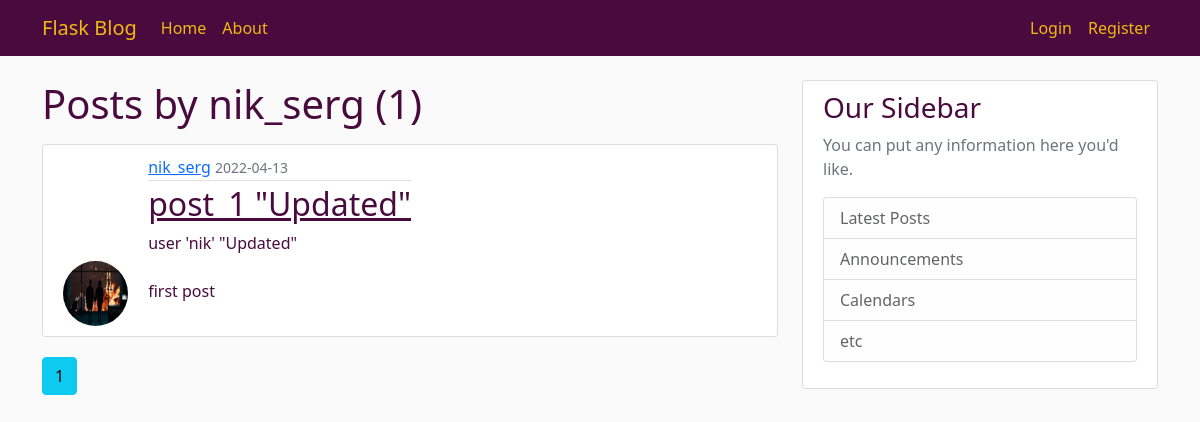
Before: /user/nik_serg with the older database file.
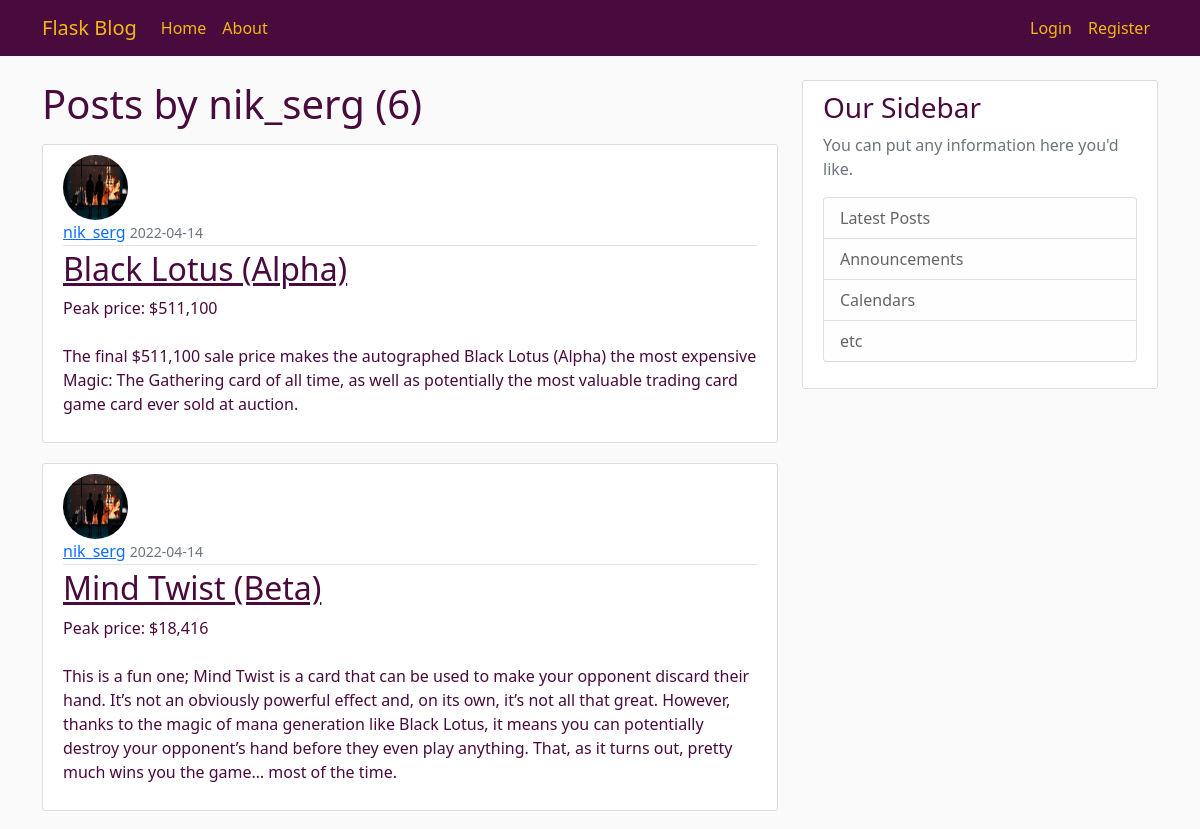
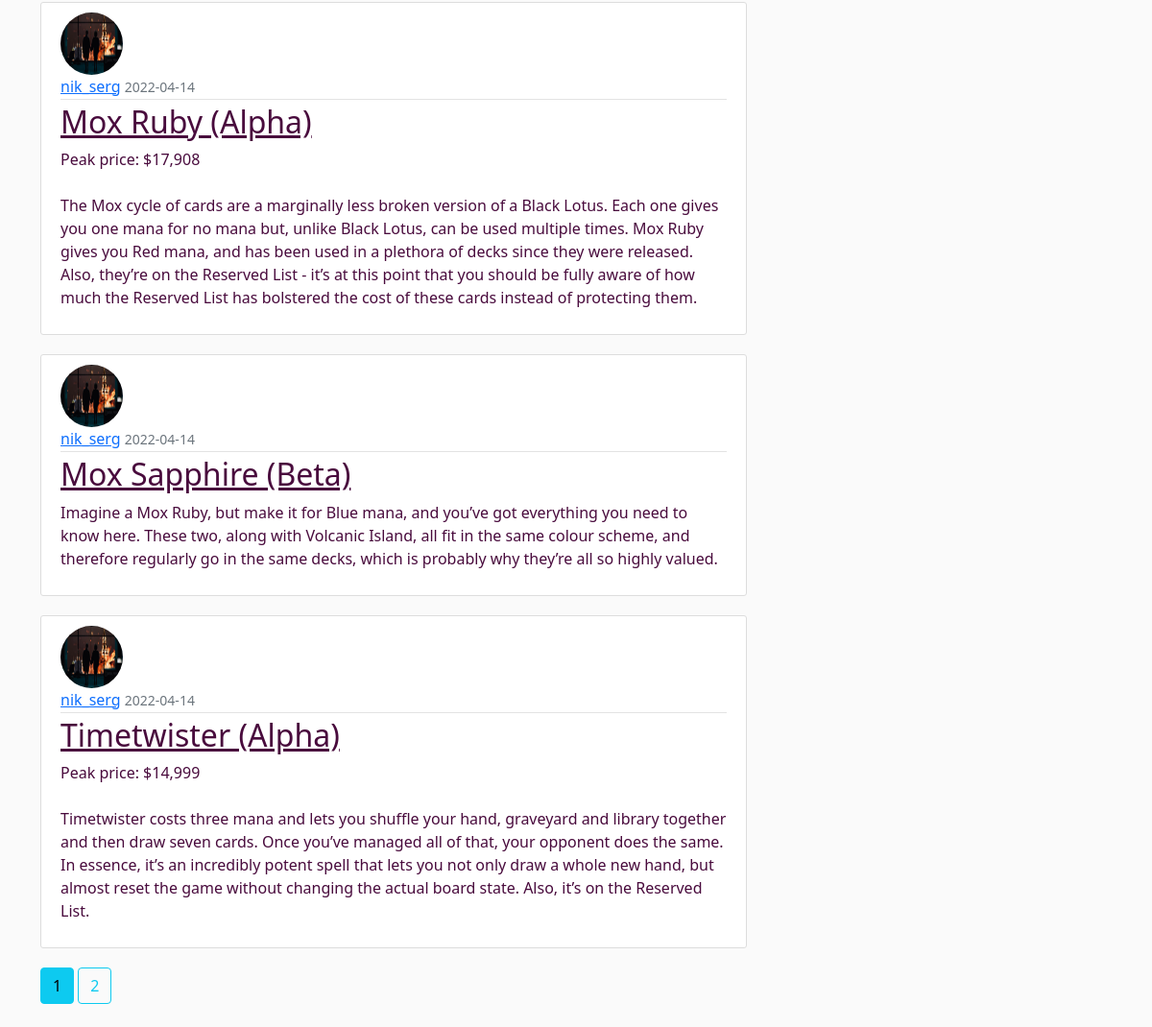
After: the same page with the newer database file (2 pictures, top to bottom).
### flaskblog/models.py (models this page shows, shortened)
class Post(db.Model):
    id = db.Column(db.Integer, primary_key=True)
    title = db.Column(db.String(100), nullable=False)
    date_posted = db.Column(db.DateTime, nullable=False, default=datetime.utcnow)
    content = db.Column(db.Text, nullable=False)
    user_id = db.Column(db.Integer, db.ForeignKey('user.id'), nullable=False)

class User(db.Model, UserMixin):
    id = db.Column(db.Integer, primary_key=True)
    username = db.Column(db.String(20), unique=True, nullable=False)
    email = db.Column(db.String(120), unique=True, nullable=False)
    image_file = db.Column(db.String(20), nullable=False, default='default.jpg')
    password = db.Column(db.String(60), nullable=False)
    posts = db.relationship('Post', backref='author', lazy=True)

### flaskblog/users/routes.py (the view)
@users.route("/user/<string:username>")
def user_posts(username):
    page = request.args.get('page', default=1, type=int)
    user = User.query.filter_by(username=username).first_or_404()
    posts = Post.query.filter_by(author=user)\
        .order_by(Post.date_posted.desc())\
        .paginate(page=page, per_page=5, error_out=False)
    return render_template('user_posts.html', posts=posts, user=user)

### flaskblog/templates/user_posts.html (shortened to what this page needs)
{% extends "layout.html" %}
{% block content %}
<h1 class="mb-3">Posts by {{ user.username }} ({{ posts.total }})</h1>
{% for post in posts.items %}
<article class="media content-section">
    <img class="rounded-circle article-img"
         src="{{ url_for('static', filename='profile_pics/' + post.author.image_file) }}">
    <div class="media-body">
        <div class="article-metadata">
            <a class="mr-2" href="{{ url_for('users.user_posts', username=post.author.username) }}">{{ post.author.username }}</a>
            <small class="text-muted">{{ post.date_posted.strftime('%Y-%m-%d') }}</small>
        </div>
        <h2><a class="article-title" href="{{ url_for('posts.post', post_id=post.id) }}">{{ post.title }}</a></h2>
        <p class="article-content">{{ post.content }}</p>
    </div>
</article>
{% endfor %}
{% for page_num in posts.iter_pages(left_edge=1, right_edge=1,
                                    left_current=1, right_current=2) %}
    {% if page_num %}
        {% if posts.page == page_num %}
        <a class="btn btn-info mb-4" href="{{ url_for('users.user_posts', username=user.username, page=page_num) }}">{{ page_num }}</a>
        {% else %}
        <a class="btn btn-outline-info mb-4" href="{{ url_for('users.user_posts', username=user.username, page=page_num) }}">{{ page_num }}</a>
        {% endif %}
    {% endif %}
{% endfor %}
{% endblock content%}

Changed rows visible on the page:
no longer on this page (row edited): Post: image_file (picture), author.username "nik_serg", date_posted "2022-04-13", title "post_1 \"Updated\"", content "user 'nik' \"Updated\" first post"
added Post: image_file (picture), author.username "nik_serg", date_posted "2022-04-14", title "Black Lotus (Alpha)", content "Peak price: $511,100 The final $511,100 sale price makes the autographed Black Lotus (Alpha) the most expensive Magic: The Gathering card of all time, as well as potentially the most valuable trading card game card ever sold at auction."
added Post: image_file (picture), author.username "nik_serg", date_posted "2022-04-14", title "Mind Twist (Beta)", content "Peak price: $18,416 This is a fun one; Mind Twist is a card that can be used to make your opponent discard their hand. It’s not an obviously powerful effect and, on its own, it’s not all that great. However, thanks to the magic of mana generation like Black Lotus, it means you can potentially destroy your opponent’s hand before they even play anything. That, as it turns out, pretty much wins you the game… most of the time."
added Post: image_file (picture), author.username "nik_serg", date_posted "2022-04-14", title "Mox Ruby (Alpha)", content "Peak price: $17,908 The Mox cycle of cards are a marginally less broken version of a Black Lotus. Each one gives you one mana for no mana but, unlike Black Lotus, can be used multiple times. Mox Ruby gives you Red mana, and has been used in a plethora of decks since they were released. Also, they’re on the Reserved List - it’s at this point that you should be fully aware of how much the Reserved List has bolstered the cost of these cards instead of protecting them."
added Post: image_file (picture), author.username "nik_serg", date_posted "2022-04-14", title "Mox Sapphire (Beta)", content "Imagine a Mox Ruby, but make it for Blue mana, and you’ve got everything you need to know here. These two, along with Volcanic Island, all fit in the same colour scheme, and therefore regularly go in the same decks, which is probably why they’re all so highly valued."
added Post: image_file (picture), author.username "nik_serg", date_posted "2022-04-14", title "Timetwister (Alpha)", content "Peak price: $14,999 Timetwister costs three mana and lets you shuffle your hand, graveyard and library together and then draw seven cards. Once you’ve managed all of that, your opponent does the same. In essence, it’s an incredibly potent spell that lets you not only draw a whole new hand, but almost reset the game without changing the actual board state. Also, it’s on the Reserved List."
Other visible differences:
{{ posts.total }}: "1" → "6"
new list line: "2"
